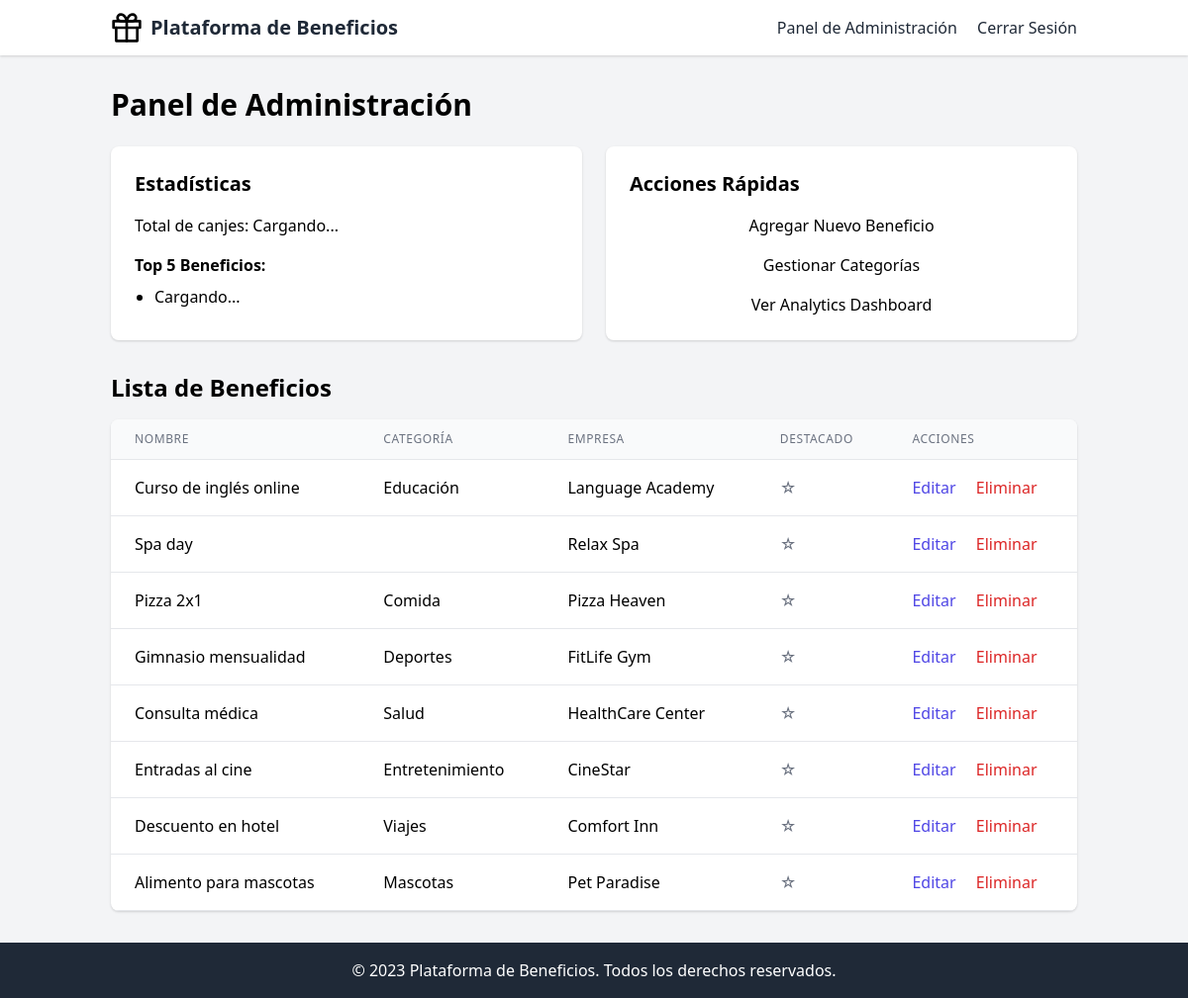
The app's page /admin/dashboard (signed in), older data.
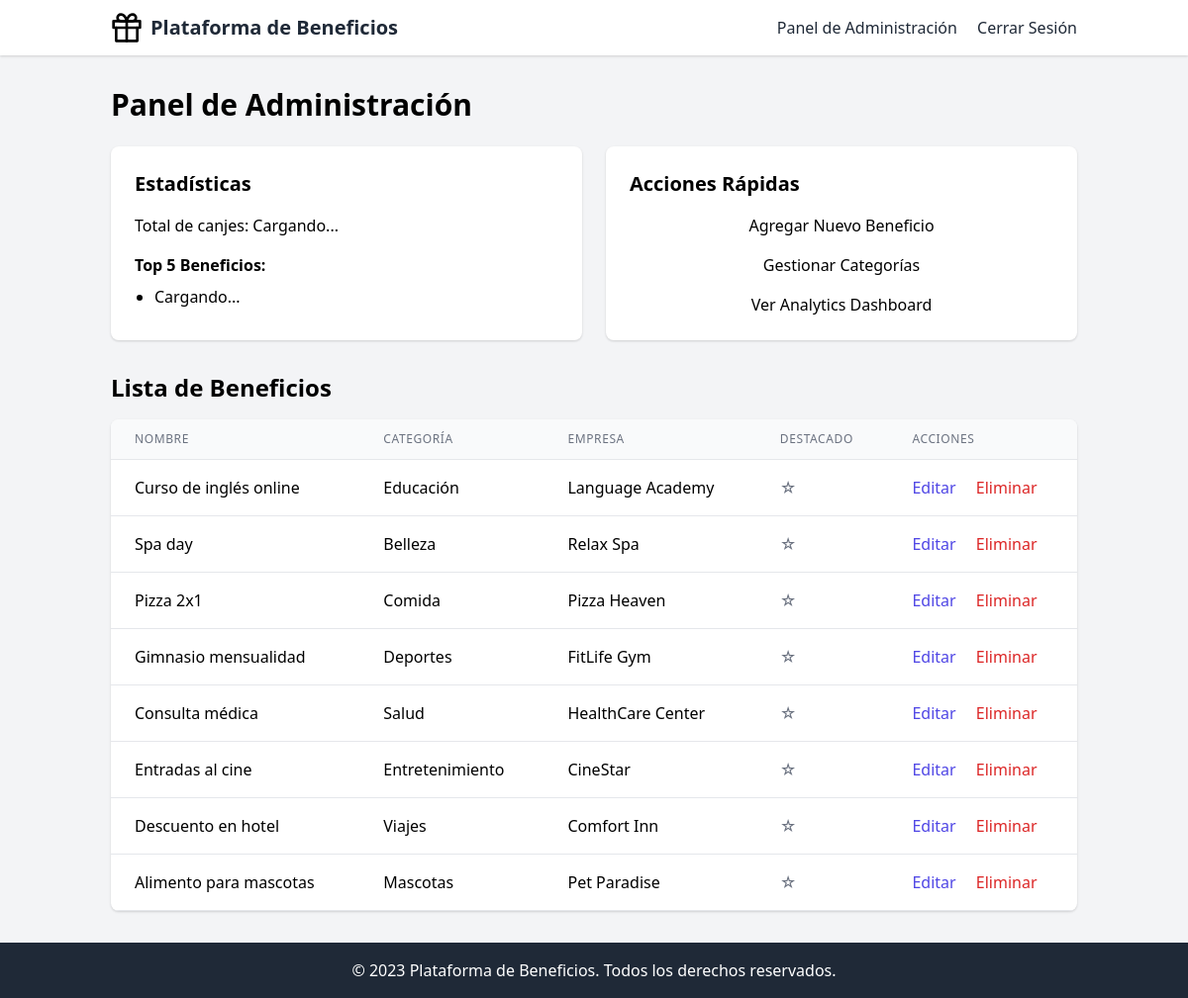
The same page, newer data.
### app/models.py (models this page shows)
class Benefit(db.Model):
    id = db.Column(db.Integer, primary_key=True)
    name = db.Column(db.String(128), index=True)
    description = db.Column(db.Text)
    image_url = db.Column(db.String(256))
    company = db.Column(db.String(128))
    category_id = db.Column(db.Integer, db.ForeignKey('category.id'))
    redemptions = db.relationship('Redemption', backref='benefit', lazy='dynamic')
    featured = db.Column(db.Boolean, default=False)

class Category(db.Model):
    id = db.Column(db.Integer, primary_key=True)
    name = db.Column(db.String(64), index=True, unique=True)
    image_url = db.Column(db.String(256))
    benefits = db.relationship('Benefit', backref='category', lazy='dynamic')

### app/admin/routes.py (the view)
@bp.route('/dashboard')
@login_required
def dashboard():
    benefits = Benefit.query.all()
    categories = Category.query.all()
    return render_template('admin/dashboard.html', benefits=benefits, categories=categories)

### app/models.py (called while the page is built)
@login_manager.user_loader
def load_user(id):
    return User.query.get(int(id))

### templates/admin/dashboard.html (shortened to what this page needs)
{% extends "base.html" %}
{% block content %}
<h1 class="text-3xl font-bold mb-6">Panel de Administración</h1>
<div class="grid grid-cols-1 md:grid-cols-2 gap-6 mb-8">
    <div class="bg-white rounded-lg shadow p-6">
        <h2 class="text-xl font-semibold mb-4">Estadísticas</h2>
        <p>Total de canjes: <span id="total-redemptions">Cargando...</span></p>
        <h3 class="font-semibold mt-4 mb-2">Top 5 Beneficios:</h3>
        <ul id="top-benefits" class="list-disc pl-5">
            <li>Cargando...</li>
        </ul>
    </div>
    <div class="bg-white rounded-lg shadow p-6">
        <h2 class="text-xl font-semibold mb-4">Acciones Rápidas</h2>
        <a href="{{ url_for('admin.add_benefit') }}" class="btn-primary block text-center mb-4">Agregar Nuevo Beneficio</a>
        <a href="{{ url_for('admin.categories') }}" class="btn-primary block text-center mb-4">Gestionar Categorías</a>
        <a href="{{ url_for('admin.analytics') }}" class="btn-primary block text-center">Ver Analytics Dashboard</a>
    </div>
</div>
<h2 class="text-2xl font-semibold mb-4">Lista de Beneficios</h2>
<div class="overflow-x-auto bg-white rounded-lg shadow">
    <table class="min-w-full">
        <thead>
            <tr>
                <th class="px-6 py-3 border-b border-gray-200 bg-gray-50 text-left text-xs leading-4 font-medium text-gray-500 uppercase tracking-wider">Nombre</th>
                <th class="px-6 py-3 border-b border-gray-200 bg-gray-50 text-left text-xs leading-4 font-medium text-gray-500 uppercase tracking-wider">Categoría</th>
                <th class="px-6 py-3 border-b border-gray-200 bg-gray-50 text-left text-xs leading-4 font-medium text-gray-500 uppercase tracking-wider">Empresa</th>
                <th class="px-6 py-3 border-b border-gray-200 bg-gray-50 text-left text-xs leading-4 font-medium text-gray-500 uppercase tracking-wider">Destacado</th>
                <th class="px-6 py-3 border-b border-gray-200 bg-gray-50 text-left text-xs leading-4 font-medium text-gray-500 uppercase tracking-wider">Acciones</th>
            </tr>
        </thead>
        <tbody>
            {% for benefit in benefits %}
            <tr>
                <td class="px-6 py-4 whitespace-no-wrap border-b border-gray-200">{{ benefit.name }}</td>
                <td class="px-6 py-4 whitespace-no-wrap border-b border-gray-200">{{ benefit.category.name }}</td>
                <td class="px-6 py-4 whitespace-no-wrap border-b border-gray-200">{{ benefit.company }}</td>
                <td class="px-6 py-4 whitespace-no-wrap border-b border-gray-200">
                    <form action="{{ url_for('admin.toggle_featured', id=benefit.id) }}" method="POST" class="inline">
                        <button type="submit" class="{% if benefit.featured %}text-yellow-500{% else %}text-gray-500{% endif %} hover:text-yellow-700">
                            {% if benefit.featured %}★{% else %}☆{% endif %}
                        </button>
                    </form>
                </td>
                <td class="px-6 py-4 whitespace-no-wrap border-b border-gray-200">
                    <a href="{{ url_for('admin.edit_benefit', id=benefit.id) }}" class="text-indigo-600 hover:text-indigo-900 mr-4">Editar</a>
                    <form class="delete-form inline" action="{{ url_for('admin.delete_benefit', id=benefit.id) }}" method="POST">
                        <button type="submit" class="text-red-600 hover:text-red-900">Eliminar</button>
                    </form>
                </td>
            </tr>
            {% endfor %}
        </tbody>
    </table>
</div>
{% endblock %}

Row changes from the older to the newer data that the page shows:
changed Benefit "Spa day": category.name (not shown) → "Belleza"
